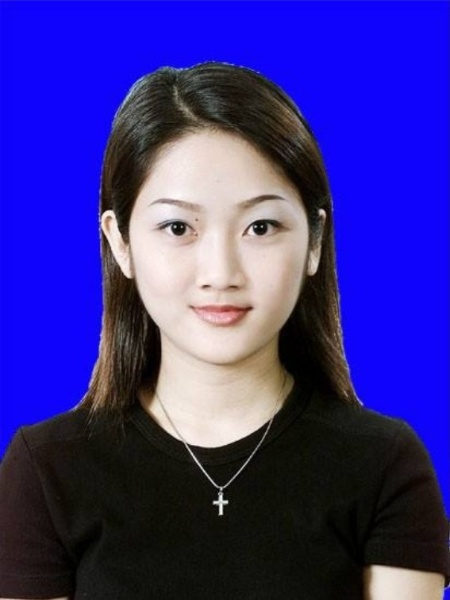
#> input picture assignment1/data/ori_img.jpg, 450 x 600 px
$ python assignment1.py
#> lines starting #> are read from the running program, lines starting #| are printed output that depends on the picture
import cv2
import numpy as np


def flood_fill(image):
    copied_image = image.copy()
    height, width = image.shape[:2]
    mask = np.zeros((height + 2, width + 2), np.uint8)
    top_left_seed_point = (10, 10)
    fill_color = (0, 0, 0)
    lower_diff = (120, 120, 120)
    upper_diff = (150, 150, 150)
    flag = cv2.FLOODFILL_FIXED_RANGE
    cv2.floodFill(copied_image, mask, top_left_seed_point, fill_color, lower_diff, upper_diff, flag)
    return copied_image


def main():
    img = cv2.imread('./data/ori_img.jpg')
#> img is the input picture: shape (600, 450, 3); mean B, G, R 143.4, 45.8, 55.7
    output = flood_fill(img)
#> in flood_fill, `cv2.floodFill(copied_image, mask, top_left_seed_point, fill_color, low..`:
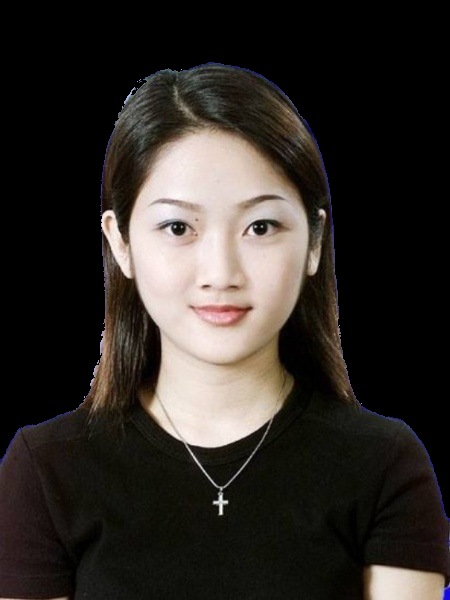
#> copied_image: shape (600, 450, 3); mean B, G, R 39.6, 43.9, 48.8
    print("Showing removed background image")
    cv2.imshow('Removed Background Image', output)
    cv2.waitKey(0)
    cv2.destroyAllWindows()


if __name__ == "__main__":
    main()
